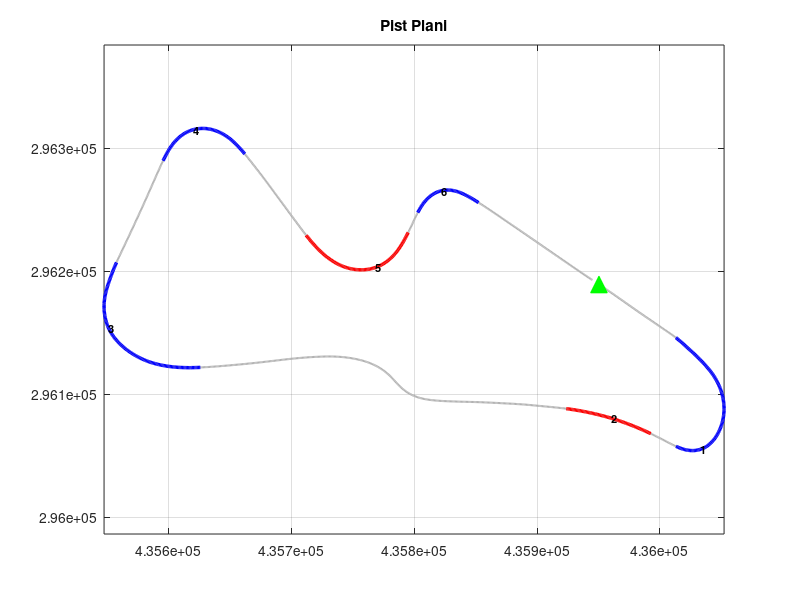
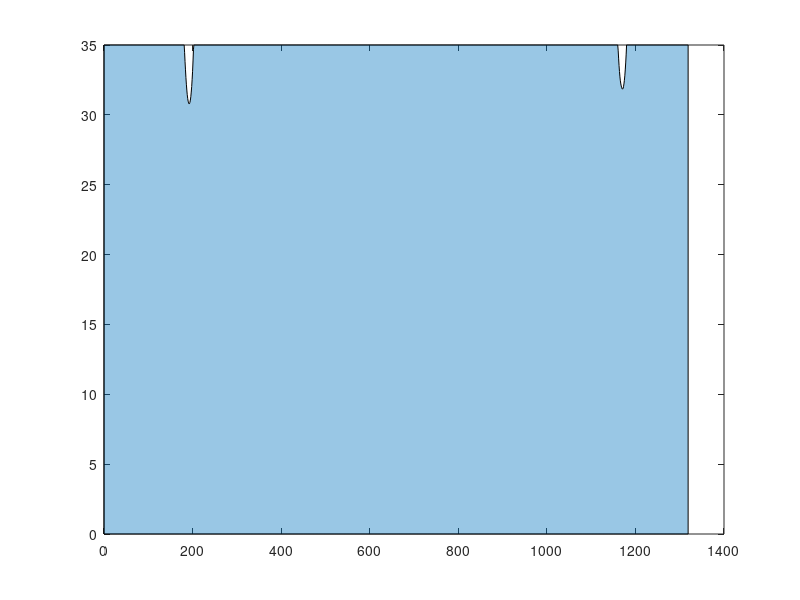

Write the MATLAB code that produced these figures, in order. (Note: this script raises an error after producing the figures.)
%%  Shell Eco-marathon 2025 EU - Tadpole Trike Track Analysis
clear; clc; close all; load('track_data.mat');
figure; plot(x,y,'-','Color',[.7 .7 .7],'LineWidth',1.5); hold on;
for k=1:numel(corners), c=corners(k);
  idx=find(s>=c.s_entry & s<=c.s_exit);
  if strcmp(c.direction,'L'), plot(x(idx),y(idx),'b-','LineWidth',2.5);
  else, plot(x(idx),y(idx),'r-','LineWidth',2.5); end
  ai=find(s>=c.s_apex,1); text(x(ai),y(ai),num2str(c.id),'FontSize',8,'FontWeight','bold');
end
plot(x(1),y(1),'g^','MarkerSize',12,'MarkerFaceColor','g');
axis equal; grid on; title('Pist Plani');
figure; area(s,v_max_kmh,'FaceAlpha',0.4); hold on;
yline(v_limit_kmh,'r--'); ylim([0 40]); grid on; title('Hiz Profili');
xlabel('Mesafe (m)'); ylabel('Hiz (km/h)');
figure; semilogy(s,R,'b.','MarkerSize',2); hold on; yline(300,'r--'); grid on; title('Yaricap');
figure;
subplot(2,2,1); plot(s,z,'k-'); grid on; title('Rakim');
subplot(2,2,2); area(s,grade,'FaceAlpha',0.4); grid on; title('Egim');
subplot(2,2,3); plot(s,v_max_kmh,'b-'); hold on; yline(v_limit_kmh,'r--'); ylim([0 40]); grid on; title('Hiz');
subplot(2,2,4); semilogy(s,R,'b.','MarkerSize',2); hold on; yline(300,'r--'); grid on; title('R');
fprintf('\n=== VIRAJ TABLOSU ===\n');
for k=1:numel(corners), c=corners(k);
  fprintf('Viraj %2d | Giris:%6.1fm | Apex:%6.1fm | R_min:%6.1fm | %s | %.1f deg | v:%.1f km/h\n',...
    c.id,c.s_entry,c.s_apex,c.R_min,c.direction,c.angle_deg,c.v_apex); end
fprintf('Pist: %.1fm | Viraj: %d | Tur: %.1fs\n',track_length,n_corners,T_lap_estimate);
assert(abs(s(end)-track_length)<1,'Mesafe uyusmuyor');
fprintf('Dogrulama OK!\n');
